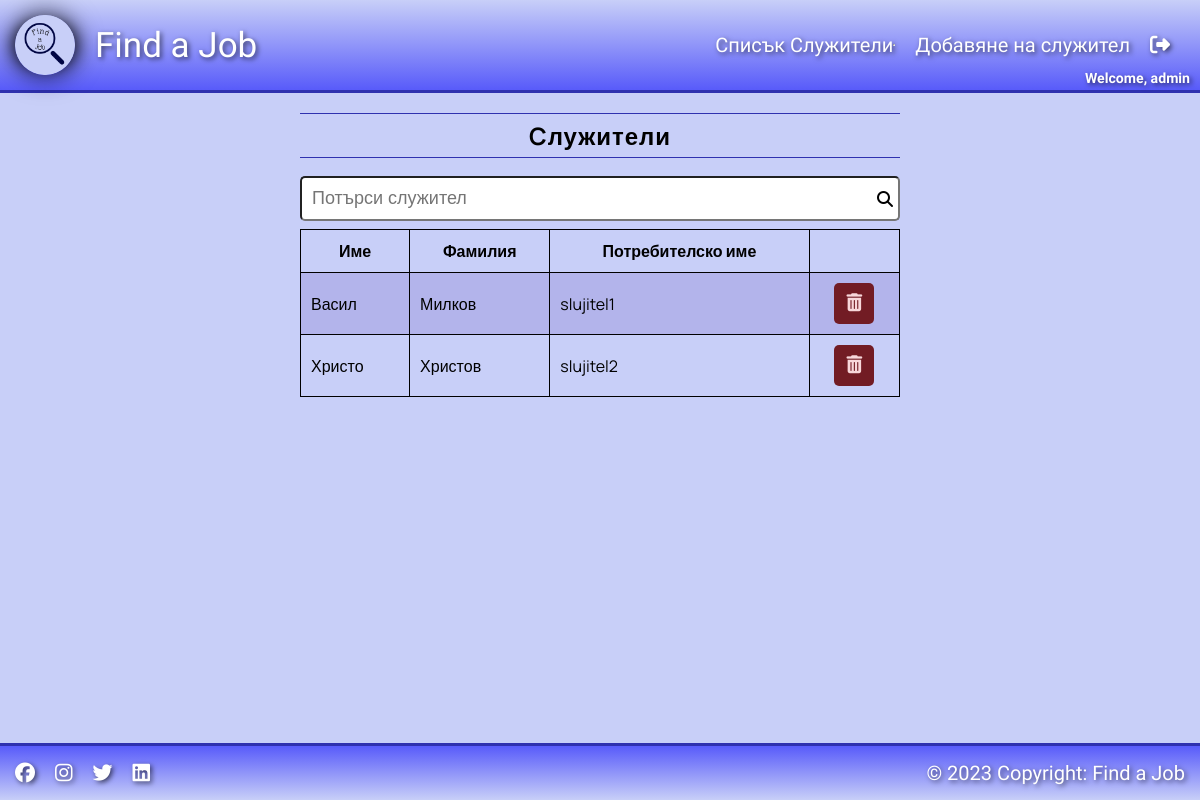
Screenshot of /view/admin/HRs.php (signed in) with the database file from the repository.
### tables this page shows
CREATE TABLE `tb_hr` (
  `username` varchar(255) DEFAULT NULL,
  `firstname` varchar(50) DEFAULT NULL,
  `lastname` varchar(50) DEFAULT NULL
);

### src/database/db.php (called while the page is built, shortened)
<?php
class Database
{
    private $host = "localhost";
    private $username = "root";
    private $password = "";
    private $db = "find_a_job";
    private $queryBuilderString = "";
    function connect()
    {
        return mysqli_connect($this->host, $this->username, $this->password, $this->db);
    }
    function query($sqlQuery)
    {
        $conn = $this->connect();
        return mysqli_query($conn, $sqlQuery);
    }
    function fetchQuery($query)
    {
        $resultArray    = array();
        $fetchResponse  = $this->query($query);
        while ($data = mysqli_fetch_array($fetchResponse)) {
            array_push($resultArray, $data);
        }
        return $resultArray;
    }
    function selectAll($tableName)
    {
        $this->queryBuilderString = "";
        $query = "SELECT * FROM $tableName";
        $this->queryBuilderString .= "$query ";
        return $this;
    }
    function orderby($orderby)
    {
        $query = "ORDER BY $orderby";
        $this->queryBuilderString .= $query;
        return $this;
    }
    function execute()
    {
        return $this->queryBuilderString;
    }
}
$DB = new Database();

### src/controllers/admin/HRsController.php (called while the page is built, shortened)
<?php
require_once  $_SERVER['DOCUMENT_ROOT'] . '/DR/src/database/db.php';
if (isset($_GET["searchbox"])){
    $searchbox = $_GET['searchbox'];
    $where = " WHERE CONCAT(firstname,lastname,username)  LIKE '%$searchbox%' ";
    $search = $DB->selectAll('tb_hr')->conc($where)->orderby('firstname')->execute();
    $rowHR = $DB->fetchQuery($search);
} else {
    $query = $DB->selectAll('tb_hr')->orderby('firstname')->execute();
    $rowHR = $DB->fetchQuery($query);
}

### view/admin/HRs.php (the view)
<?php include_once $_SERVER['DOCUMENT_ROOT'] . "/DR/view/layout/header.php"; ?>
<?php include_once $_SERVER['DOCUMENT_ROOT'] . "/DR/src/controllers/admin/HRsController.php"; ?>
<?php if (isset($_SESSION['username']) && $_SESSION['role'] == 2) : ?>
    <div class="form my20">
        <form id="searchform">
            <h2 class="mb10">Cлужители</h2>
            <div class="form-group">
                <input type="search" class="input searchbox" name="searchbox" placeholder="Потърси служител">
                <i class="fa-solid fa-magnifying-glass" id="icon-submit"></i>
            </div>
        </form>
        <form class="">
            <table class="table">
                <tr>
                    <th>Име</th>
                    <th>Фамилия</th>
                    <th>Потребителско име</th>
                    <th></th>
                </tr>
                <?php for ($n = 0; $n < count($rowHR); $n += 1) : ?>
                    <tr id=<?php echo $rowHR[$n]['username']; ?>>
                        <td><?php echo $rowHR[$n]['firstname']; ?></td>
                        <td><?php echo $rowHR[$n]['lastname']; ?></td>
                        <td><?php echo $rowHR[$n]['username']; ?></td>
                        <td style="text-align: center;">
                            <button class="btn-red input removeHR" style="margin: 0;width: 40px;" type="submit"><i class="fa-solid fa-trash-can"></i></button>
                        </td>
                    </tr>
                <?php endfor; ?>
            </table>
        </form>
    </div>
<?php else : header('location: /DR/view/front/home.php'); ?>
<?php endif; ?>
<?php include_once $_SERVER['DOCUMENT_ROOT'] . "/DR/view/layout/footer.php"; ?>

### assets/css/layout.css (style rules this page uses)
:root { --bg-color: rgb(200, 207, 248); --blue-main: rgb(47, 49, 175); }
* { margin: 0; padding: 0; }
.my20 { margin: 20px 0; }
.mb10 { margin-bottom: 10px; }

### assets/css/style.css (style rules this page uses)
.input, .login input, .login #btn-login, .signup input, .signup #btn-signup-client, .signup #btn-signup-company, .signup-content #upload-logo+label, #btn-email-forgotten, #btn-renew-pass, .change-pass input, .change-pass #btn-login, .delete-profile #btn-delete-profile, .delete-profile input { width: 300px; border-radius: 5px; padding: 10px; margin: 8px 0; font-size: 18px; outline: none; box-sizing: border-box; }
.form { width: 50%; }
.input { width: 100%; }
.form-group { display: flex; flex-direction: column; position: relative; }
h2 { text-align: center; width: 100%; padding: 5px 0; border-bottom: 1px solid rgb(47, 49, 175); border-top: 1px solid rgb(47, 49, 175); letter-spacing: 1px; }
table { border-collapse: collapse; min-width: 100%; }
td, th { border: 1px solid #000; padding: 10px; }
tr:nth-child(even) { background-color: rgb(179, 180, 235); }
.delete-profile #btn-delete-profile, .btn-red { margin: 10px 0; color: #f8d7da; background-color: #721c24; border: none; cursor: pointer; transition: 0.5s ease; }
.searchbox { position: relative; padding-right: 20px; }
.fa-magnifying-glass { position: absolute; top: 23px; right: 7px; cursor: pointer; }

### rows the page displays
tb_hr: firstname "Васил", lastname "Милков", username "slujitel1"
tb_hr: firstname "Христо", lastname "Христов", username "slujitel2"

### other values shown
$_SESSION['username'] "admin"
